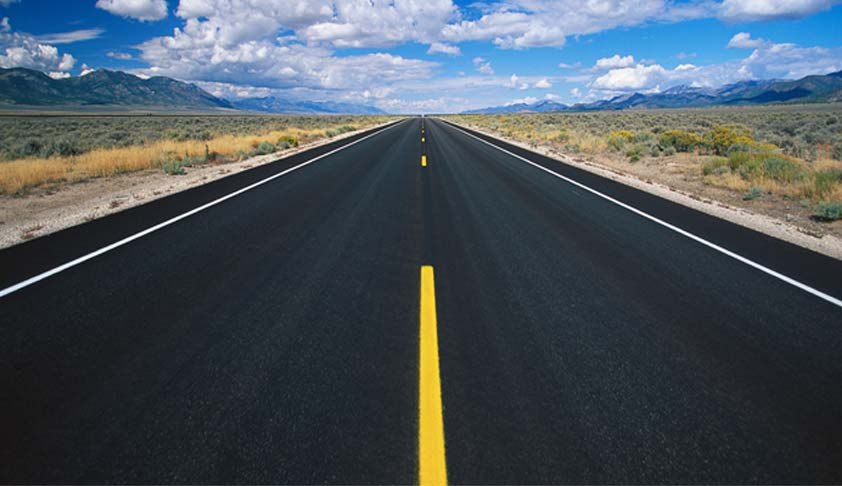
#> input picture Computer_vision/houghlines_lab/Road.jpg, 842 x 486 px
$ jupyter execute --allow-errors houghlines.ipynb
#> lines starting #> are read from the running program, lines starting #| are printed output that depends on the picture; after the words box and inside, x2 and y2 are one past the last pixel; in counts of white or black regions, pixels touching at a corner belong together
[cell 1]
import cv2
import numpy as np
import matplotlib.pyplot as plt

img1 = cv2.imread('Building.jpg')
img2 = cv2.imread('Road.jpg')
#> img2 is the input picture: shape (486, 842, 3); mean B, G, R 92.4, 84, 73.5

#> (the rest of this cell did not finish here and is left out)

[cell 2]
plt.figure(figsize=(25, 10))
plt.imshow(img2[:,:,::-1]);

#> (a cell that did not finish here is left out)

#> (a cell that did not finish here is left out)

#> (a cell that did not finish here is left out)

#> (a cell that did not finish here is left out)

[cell 7]
def nothing(x):
    pass

cv2.namedWindow('Hough')

cv2.createTrackbar('th', 'Hough', 12, 500, nothing)
cv2.createTrackbar('minLineLength', 'Hough', 1, 800, nothing)
cv2.createTrackbar('maxLineGap', 'Hough', 6, 800, nothing)

#> (the rest of this cell did not finish here and is left out)

[cell 8]
def nothing(x):
    pass

cv2.namedWindow('Hough')

cv2.createTrackbar('th', 'Hough', 16, 500, nothing)
cv2.createTrackbar('minLineLength', 'Hough', 71, 800, nothing)
cv2.createTrackbar('maxLineGap', 'Hough', 13, 800, nothing)
cv2.createTrackbar('bilateralFilter', 'Hough', 50, 100, nothing)
cv2.createTrackbar('cannylowgrad', 'Hough', 342, 400, nothing)
cv2.createTrackbar('cannyhighgrad', 'Hough', 400, 400, nothing)

while 1:
    image = img2.copy()
    th = cv2.getTrackbarPos('th','Hough')
    minLineLength = cv2.getTrackbarPos('minLineLength','Hough')
    maxLineGap = cv2.getTrackbarPos('maxLineGap','Hough')
    bilateralFilter = cv2.getTrackbarPos('bilateralFilter','Hough')
    cannylowgrad = cv2.getTrackbarPos('cannylowgrad','Hough')
    cannyhighgrad = cv2.getTrackbarPos('cannyhighgrad','Hough')

    bilateral = cv2.bilateralFilter(img2,9,bilateralFilter,bilateralFilter)
    gray2 = cv2.cvtColor(img2, cv2.COLOR_BGR2GRAY)
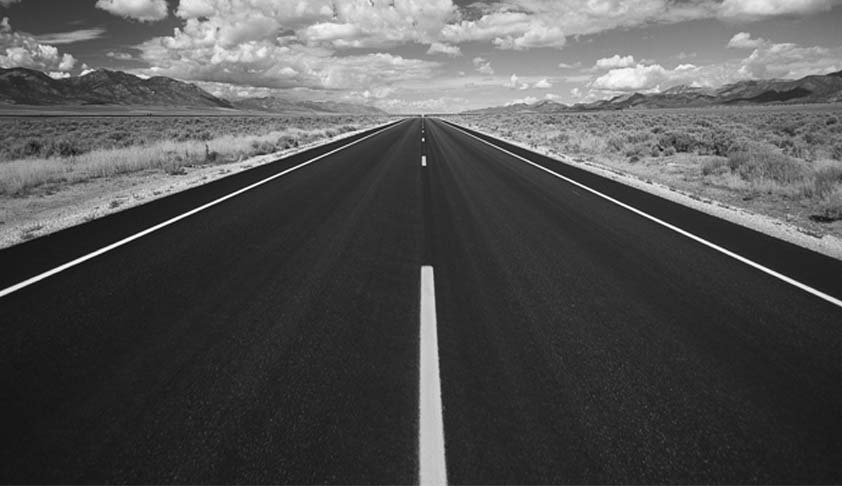
#> gray2: shape (486, 842); min 3, max 255, mean 81.9
    edges2 = cv2.Canny(gray2, cannylowgrad, cannyhighgrad)
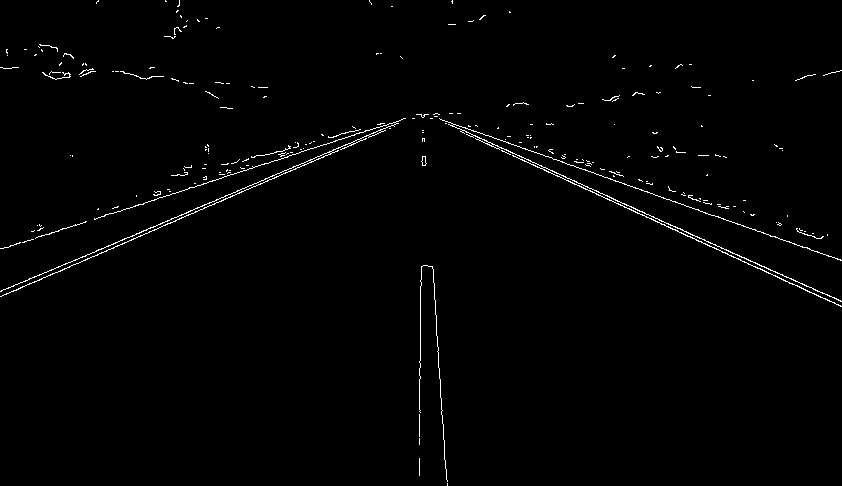
#> edges2: shape (486, 842); 1.1% white in thin lines or dots
    lines2 = cv2.HoughLinesP(edges2, 1, np.pi/180, th, minLineLength=minLineLength, maxLineGap=maxLineGap )
#> lines2 = 21 rows, first 6: [3, 248, 417, 114], [629, 208, 841, 306], [0, 291, 397, 123], [578, 183, 841, 301], [432, 266, 447, 485], [596, 174, 809, 248]
    if lines2 is not None:
        for i in range(0, len(lines2)):
            x1=lines2[i][0][0]
            y1=lines2[i][0][1]
            x2=lines2[i][0][2]
            y2=lines2[i][0][3]
            cv2.line(image, (x1, y1), (x2, y2), (0, 0, 255), 2)
#> this loop made 21 passes
#> (x1, y1, x2, y2) on passes 1 to 12: (3, 248, 417, 114), (629, 208, 841, 306), (0, 291, 397, 123), (578, 183, 841, 301), (432, 266, 447, 485), (596, 174, 809, 248), (445, 123, 733, 257), (133, 238, 383, 131), (424, 114, 624, 183), (0, 296, 154, 230), (420, 378, 420, 280), (446, 123, 613, 198)
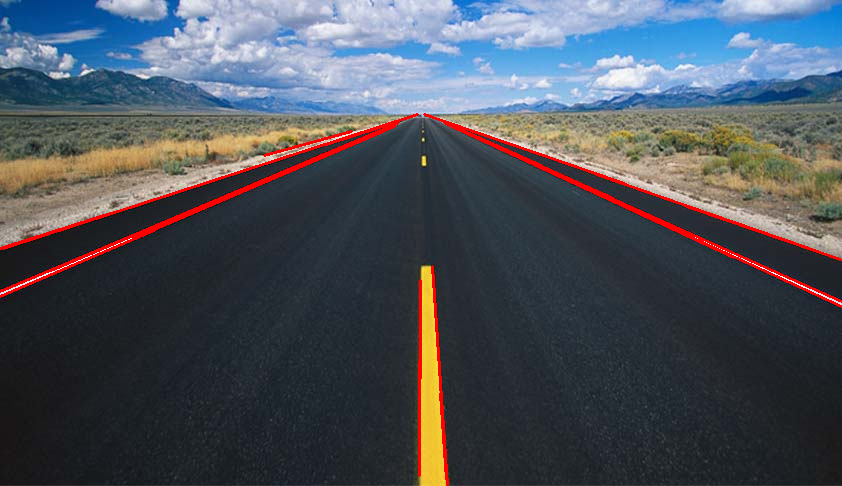
#> image: shape (486, 842, 3); 2.14% of pixels changed, all inside (x1, y1, x2, y2) = (0, 113, 842, 486)

    edgesC2 = cv2.cvtColor(edges2, cv2.COLOR_GRAY2BGR)
#> edgesC2: shape (486, 842, 3); 1.1% white in thin lines or dots
    image = cv2.addWeighted(image, 0.9, edgesC2, 0.5, 0)
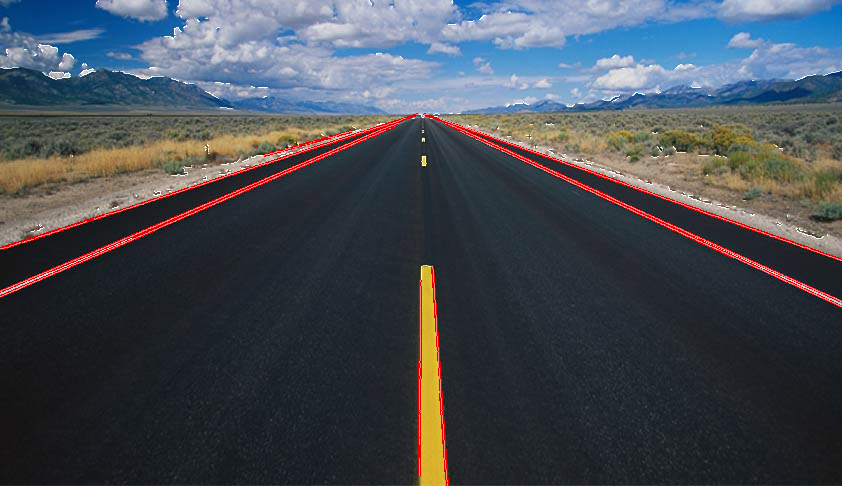
#> image: shape (486, 842, 3); mean B, G, R 82.3, 74.6, 69.2
    cv2.imshow('Hough', image)
    k = cv2.waitKey(1)
#> (key Esc is pressed here)
    if k == 27:
        plt.imsave("out2.jpg",image[:,:,::-1])
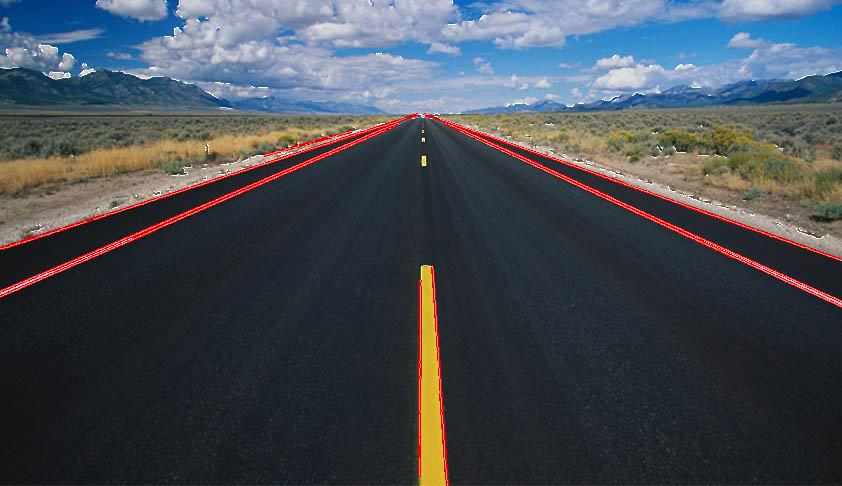
#> saved as out2.jpg: shape (486, 842, 3); mean R, G, B 69.1, 74.4, 82.5
        break
cv2.destroyAllWindows()
